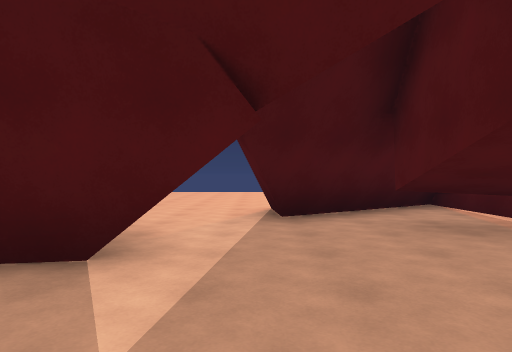
[1] (above)

16 first-person views from a walk through a Unity game level. The camera is 1.4 m above the floor, looks level and sees 75° across. The floor is counted in squares, 2 m on a side. Each view is taken from the middle of a square. On the plan, view 1 faces up. The plan holds only what a view shows up to about 10 squares ahead; the rest is blank. The place goes on beyond the plan. The player is left out.

[2]
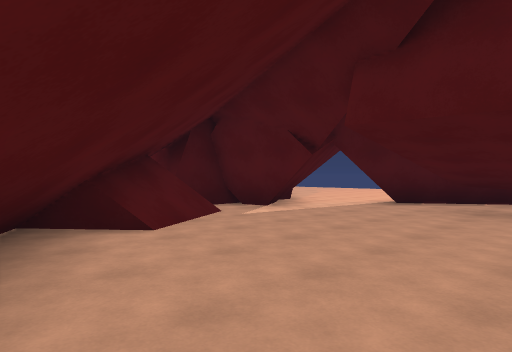

[3]
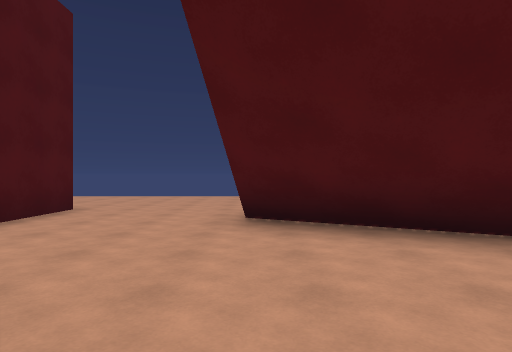

[4]
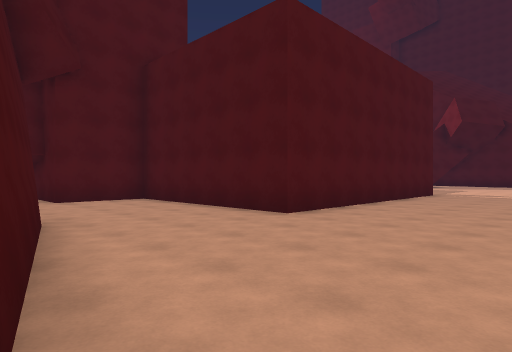

[5]
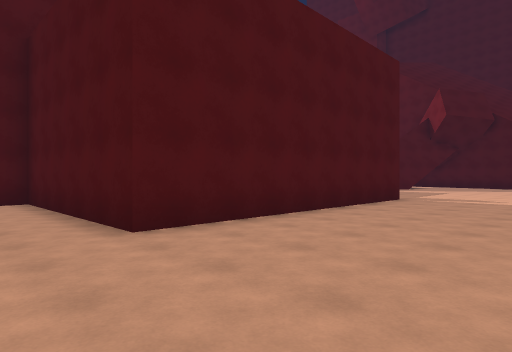

[6]
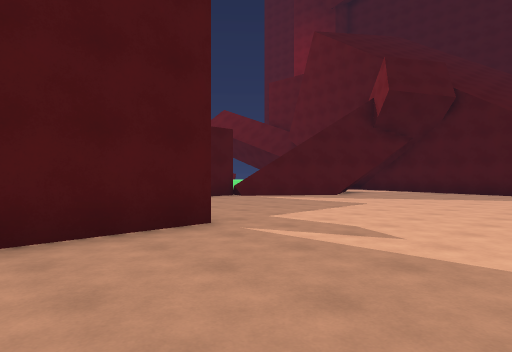

[7]
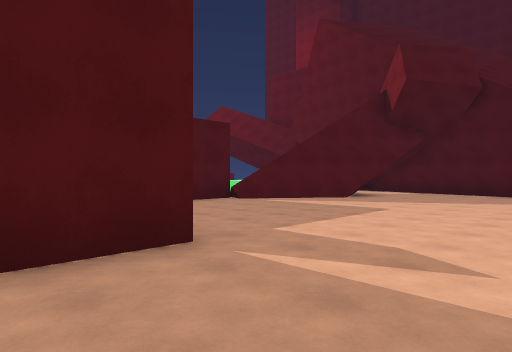

[8]
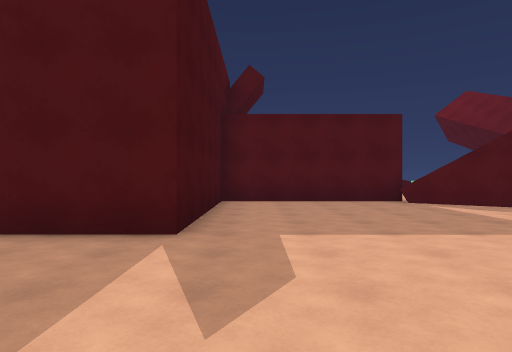

[9]
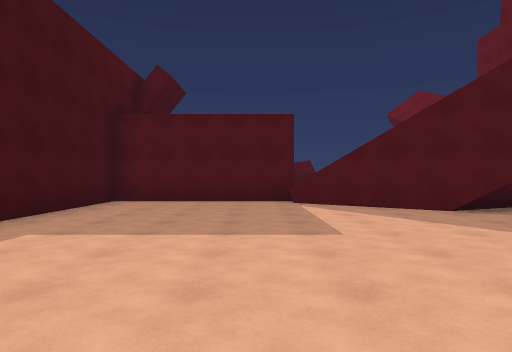

[10]
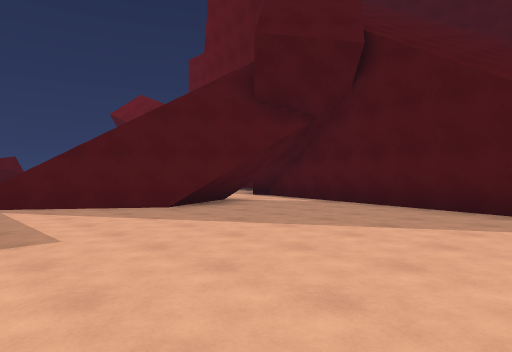

[11]
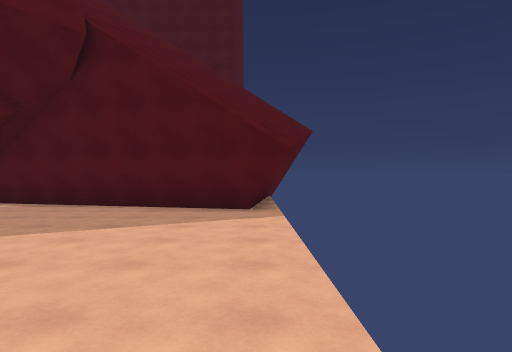

[12]
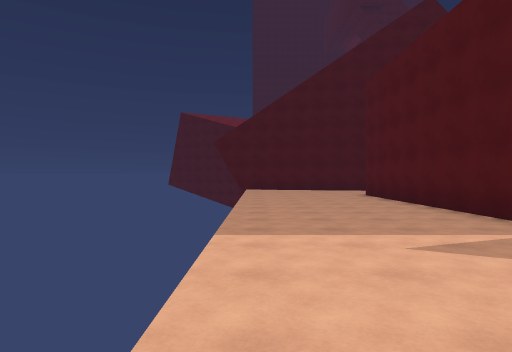

[13]
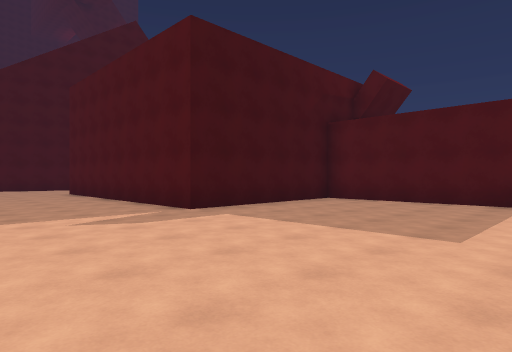

[14]
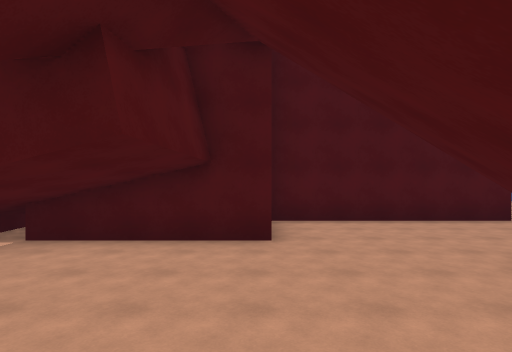

[15]
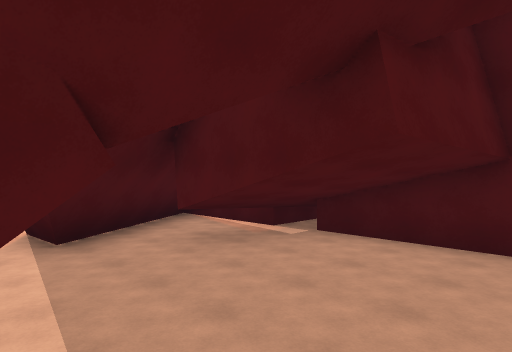

[16]
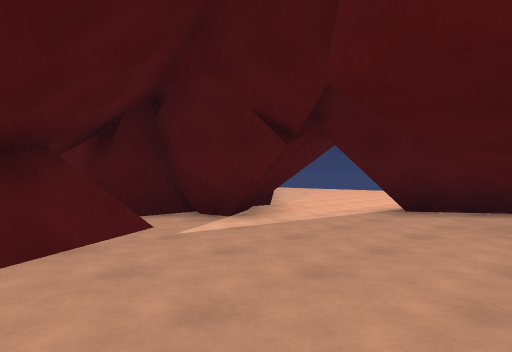

### Floor plan
Key: @ floor where view 1 was taken; # wall or solid block; . floor; / step, stairs or slope.
Columns run from 4 left of view 1 to 27 right of it. Each row starts with its distance up from view 1.
 10   ...
  9   ...
  8   ...   #
  7  .... ###
  6  //.###
  5    .#.#####
  4    /..####
  3  ###...###
  2  #.......#
  1 ## /.....#
  0    /@....###       #
 -1    #/......#       #....//
 -2    ###.....#       #.....##//
 -3     ###....#       #......######
 -4       ##...#       #............
 -5       ##...#       #...........#
 -6       #....#########...........#
 -7       #........................#
 -8       #........................#
 -9        .......................##
-10       ........................##

Positions as (right, up) in squares from view 1, and headings:
1: (0, 0), facing up
2: (4, -3), facing up-left
3: (3, 1), facing down
4: (2, -10), facing up-right
5: (5, -10), facing up-right
6: (12, -10), facing up-right
7: (13, -9), facing up-right
8: (16, -10), facing up
9: (19, -10), facing up
10: (19, -10), facing up-right
11: (19, -10), facing right
12: (19, -10), facing left
13: (21, -10), facing up-left
14: (-1, 0), facing right
15: (-1, 0), facing up-right
16: (3, -1), facing up-left
